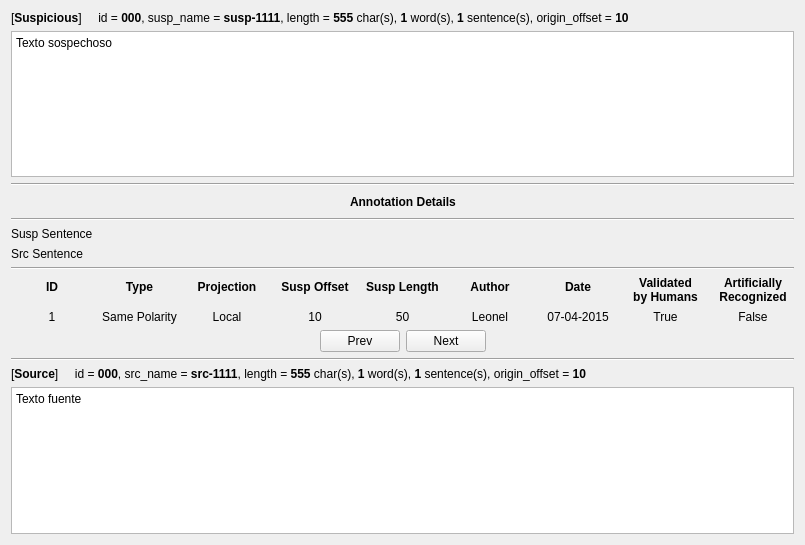
<?xml version="1.0" encoding="UTF-8"?>
<ui version="4.0">
 <class>Form</class>
 <widget class="QWidget" name="Form">
  <property name="geometry">
   <rect>
    <x>0</x>
    <y>0</y>
    <width>805</width>
    <height>545</height>
   </rect>
  </property>
  <property name="windowTitle">
   <string>Form</string>
  </property>
  <layout class="QGridLayout" name="gridLayout">
   <item row="0" column="0">
    <layout class="QVBoxLayout" name="verticalLayout_12">
     <item>
      <widget class="QLabel" name="lb_susp_info">
       <property name="text">
        <string>&lt;html&gt;&lt;head/&gt;&lt;body&gt;&lt;p&gt;[&lt;span style=&quot; font-weight:600;&quot;&gt;Suspicious&lt;/span&gt;] &amp;nbsp;&amp;nbsp;&amp;nbsp; id = &lt;span style=&quot; font-weight:600;&quot;&gt;000&lt;/span&gt;, susp_name = &lt;span style=&quot; font-weight:600;&quot;&gt;susp-1111&lt;/span&gt;, length = &lt;span style=&quot; font-weight:600;&quot;&gt;555&lt;/span&gt; char(s), &lt;span style=&quot; font-weight:600;&quot;&gt;1&lt;/span&gt; word(s), &lt;span style=&quot; font-weight:600;&quot;&gt;1&lt;/span&gt; sentence(s), origin_offset = &lt;span style=&quot; font-weight:600;&quot;&gt;10&lt;/span&gt;&lt;/p&gt;&lt;/body&gt;&lt;/html&gt;</string>
       </property>
      </widget>
     </item>
     <item>
      <widget class="QPlainTextEdit" name="text_susp">
       <property name="readOnly">
        <bool>true</bool>
       </property>
       <property name="plainText">
        <string>Texto sospechoso</string>
       </property>
      </widget>
     </item>
    </layout>
   </item>
   <item row="1" column="0">
    <widget class="Line" name="line_3">
     <property name="orientation">
      <enum>Qt::Horizontal</enum>
     </property>
    </widget>
   </item>
   <item row="2" column="0">
    <layout class="QHBoxLayout" name="horizontalLayout_3">
     <item>
      <spacer name="horizontalSpacer_3">
       <property name="orientation">
        <enum>Qt::Horizontal</enum>
       </property>
       <property name="sizeHint" stdset="0">
        <size>
         <width>40</width>
         <height>20</height>
        </size>
       </property>
      </spacer>
     </item>
     <item>
      <widget class="QLabel" name="label_2">
       <property name="text">
        <string>&lt;html&gt;&lt;head/&gt;&lt;body&gt;&lt;p&gt;&lt;span style=&quot; font-weight:600;&quot;&gt;Annotation Details&lt;/span&gt;&lt;/p&gt;&lt;/body&gt;&lt;/html&gt;</string>
       </property>
      </widget>
     </item>
     <item>
      <spacer name="horizontalSpacer_4">
       <property name="orientation">
        <enum>Qt::Horizontal</enum>
       </property>
       <property name="sizeHint" stdset="0">
        <size>
         <width>40</width>
         <height>20</height>
        </size>
       </property>
      </spacer>
     </item>
    </layout>
   </item>
   <item row="3" column="0">
    <widget class="Line" name="line">
     <property name="orientation">
      <enum>Qt::Horizontal</enum>
     </property>
    </widget>
   </item>
   <item row="4" column="0">
    <layout class="QVBoxLayout" name="verticalLayout">
     <item>
      <widget class="QLabel" name="lb_susp_sentenc">
       <property name="text">
        <string>Susp Sentence</string>
       </property>
      </widget>
     </item>
     <item>
      <widget class="QLabel" name="lb_src_sentence">
       <property name="text">
        <string>Src Sentence</string>
       </property>
      </widget>
     </item>
    </layout>
   </item>
   <item row="5" column="0">
    <widget class="Line" name="line_2">
     <property name="orientation">
      <enum>Qt::Horizontal</enum>
     </property>
    </widget>
   </item>
   <item row="6" column="0">
    <layout class="QHBoxLayout" name="horizontalLayout">
     <item>
      <layout class="QVBoxLayout" name="verticalLayout_2">
       <item>
        <widget class="QLabel" name="label_4">
         <property name="font">
          <font>
           <weight>75</weight>
           <bold>true</bold>
          </font>
         </property>
         <property name="text">
          <string>ID</string>
         </property>
         <property name="alignment">
          <set>Qt::AlignCenter</set>
         </property>
        </widget>
       </item>
       <item>
        <widget class="QLabel" name="lb_note_id">
         <property name="text">
          <string>1</string>
         </property>
         <property name="alignment">
          <set>Qt::AlignBottom|Qt::AlignHCenter</set>
         </property>
        </widget>
       </item>
      </layout>
     </item>
     <item>
      <layout class="QVBoxLayout" name="verticalLayout_3">
       <item>
        <widget class="QLabel" name="label_5">
         <property name="font">
          <font>
           <weight>75</weight>
           <bold>true</bold>
          </font>
         </property>
         <property name="text">
          <string>Type</string>
         </property>
         <property name="alignment">
          <set>Qt::AlignCenter</set>
         </property>
        </widget>
       </item>
       <item>
        <widget class="QLabel" name="lb_note_type">
         <property name="text">
          <string>Same Polarity</string>
         </property>
         <property name="alignment">
          <set>Qt::AlignBottom|Qt::AlignHCenter</set>
         </property>
        </widget>
       </item>
      </layout>
     </item>
     <item>
      <layout class="QVBoxLayout" name="verticalLayout_4">
       <item>
        <widget class="QLabel" name="label_6">
         <property name="font">
          <font>
           <weight>75</weight>
           <bold>true</bold>
          </font>
         </property>
         <property name="text">
          <string>Projection</string>
         </property>
         <property name="alignment">
          <set>Qt::AlignCenter</set>
         </property>
        </widget>
       </item>
       <item>
        <widget class="QLabel" name="lb_note_projection">
         <property name="text">
          <string>Local</string>
         </property>
         <property name="alignment">
          <set>Qt::AlignBottom|Qt::AlignHCenter</set>
         </property>
        </widget>
       </item>
      </layout>
     </item>
     <item>
      <layout class="QVBoxLayout" name="verticalLayout_5">
       <item>
        <widget class="QLabel" name="label_7">
         <property name="font">
          <font>
           <weight>75</weight>
           <bold>true</bold>
          </font>
         </property>
         <property name="text">
          <string>Susp Offset</string>
         </property>
         <property name="alignment">
          <set>Qt::AlignCenter</set>
         </property>
        </widget>
       </item>
       <item>
        <widget class="QLabel" name="lb_susp_offset">
         <property name="text">
          <string>10</string>
         </property>
         <property name="alignment">
          <set>Qt::AlignBottom|Qt::AlignHCenter</set>
         </property>
        </widget>
       </item>
      </layout>
     </item>
     <item>
      <layout class="QVBoxLayout" name="verticalLayout_6">
       <item>
        <widget class="QLabel" name="label_8">
         <property name="font">
          <font>
           <weight>75</weight>
           <bold>true</bold>
          </font>
         </property>
         <property name="text">
          <string>Susp Length</string>
         </property>
         <property name="alignment">
          <set>Qt::AlignCenter</set>
         </property>
        </widget>
       </item>
       <item>
        <widget class="QLabel" name="lb_susp_length">
         <property name="text">
          <string>50</string>
         </property>
         <property name="alignment">
          <set>Qt::AlignBottom|Qt::AlignHCenter</set>
         </property>
        </widget>
       </item>
      </layout>
     </item>
     <item>
      <layout class="QVBoxLayout" name="verticalLayout_7">
       <item>
        <widget class="QLabel" name="label_9">
         <property name="font">
          <font>
           <weight>75</weight>
           <bold>true</bold>
          </font>
         </property>
         <property name="text">
          <string>Author</string>
         </property>
         <property name="alignment">
          <set>Qt::AlignCenter</set>
         </property>
        </widget>
       </item>
       <item>
        <widget class="QLabel" name="lb_note_author">
         <property name="text">
          <string>Leonel</string>
         </property>
         <property name="alignment">
          <set>Qt::AlignBottom|Qt::AlignHCenter</set>
         </property>
        </widget>
       </item>
      </layout>
     </item>
     <item>
      <layout class="QVBoxLayout" name="verticalLayout_8">
       <item>
        <widget class="QLabel" name="label_10">
         <property name="font">
          <font>
           <weight>75</weight>
           <bold>true</bold>
          </font>
         </property>
         <property name="text">
          <string>Date</string>
         </property>
         <property name="alignment">
          <set>Qt::AlignCenter</set>
         </property>
        </widget>
       </item>
       <item>
        <widget class="QLabel" name="lb_note_date">
         <property name="text">
          <string>07-04-2015</string>
         </property>
         <property name="alignment">
          <set>Qt::AlignBottom|Qt::AlignHCenter</set>
         </property>
        </widget>
       </item>
      </layout>
     </item>
     <item>
      <layout class="QVBoxLayout" name="verticalLayout_9">
       <item>
        <widget class="QLabel" name="label_11">
         <property name="font">
          <font>
           <weight>75</weight>
           <bold>true</bold>
          </font>
         </property>
         <property name="text">
          <string>Validated 
by Humans</string>
         </property>
         <property name="alignment">
          <set>Qt::AlignCenter</set>
         </property>
        </widget>
       </item>
       <item>
        <widget class="QLabel" name="lb_note_human_val">
         <property name="text">
          <string>True</string>
         </property>
         <property name="alignment">
          <set>Qt::AlignBottom|Qt::AlignHCenter</set>
         </property>
        </widget>
       </item>
      </layout>
     </item>
     <item>
      <layout class="QVBoxLayout" name="verticalLayout_10">
       <item>
        <widget class="QLabel" name="label_12">
         <property name="font">
          <font>
           <weight>75</weight>
           <bold>true</bold>
          </font>
         </property>
         <property name="text">
          <string>Artificially
Recognized</string>
         </property>
         <property name="alignment">
          <set>Qt::AlignCenter</set>
         </property>
        </widget>
       </item>
       <item>
        <widget class="QLabel" name="lb_note_machine_recog">
         <property name="text">
          <string>False</string>
         </property>
         <property name="alignment">
          <set>Qt::AlignBottom|Qt::AlignHCenter</set>
         </property>
        </widget>
       </item>
      </layout>
     </item>
    </layout>
   </item>
   <item row="7" column="0">
    <layout class="QHBoxLayout" name="horizontalLayout_2">
     <item>
      <spacer name="horizontalSpacer">
       <property name="orientation">
        <enum>Qt::Horizontal</enum>
       </property>
       <property name="sizeHint" stdset="0">
        <size>
         <width>40</width>
         <height>20</height>
        </size>
       </property>
      </spacer>
     </item>
     <item>
      <widget class="QPushButton" name="btn_prev_note">
       <property name="text">
        <string>Prev</string>
       </property>
      </widget>
     </item>
     <item>
      <widget class="QPushButton" name="btn_next_note">
       <property name="text">
        <string>Next</string>
       </property>
      </widget>
     </item>
     <item>
      <spacer name="horizontalSpacer_2">
       <property name="orientation">
        <enum>Qt::Horizontal</enum>
       </property>
       <property name="sizeHint" stdset="0">
        <size>
         <width>40</width>
         <height>20</height>
        </size>
       </property>
      </spacer>
     </item>
    </layout>
   </item>
   <item row="8" column="0">
    <widget class="Line" name="line_4">
     <property name="orientation">
      <enum>Qt::Horizontal</enum>
     </property>
    </widget>
   </item>
   <item row="9" column="0">
    <layout class="QVBoxLayout" name="verticalLayout_13">
     <item>
      <widget class="QLabel" name="lb_src_info">
       <property name="text">
        <string>&lt;html&gt;&lt;head/&gt;&lt;body&gt;&lt;p&gt;[&lt;span style=&quot; font-weight:600;&quot;&gt;Source&lt;/span&gt;]     id = &lt;span style=&quot; font-weight:600;&quot;&gt;000&lt;/span&gt;, src_name = &lt;span style=&quot; font-weight:600;&quot;&gt;src-1111&lt;/span&gt;, length = &lt;span style=&quot; font-weight:600;&quot;&gt;555&lt;/span&gt; char(s), &lt;span style=&quot; font-weight:600;&quot;&gt;1&lt;/span&gt; word(s), &lt;span style=&quot; font-weight:600;&quot;&gt;1&lt;/span&gt; sentence(s), origin_offset = &lt;span style=&quot; font-weight:600;&quot;&gt;10&lt;/span&gt;&lt;/p&gt;&lt;/body&gt;&lt;/html&gt;</string>
       </property>
      </widget>
     </item>
     <item>
      <widget class="QPlainTextEdit" name="text_src">
       <property name="readOnly">
        <bool>true</bool>
       </property>
       <property name="plainText">
        <string>Texto fuente</string>
       </property>
      </widget>
     </item>
    </layout>
   </item>
  </layout>
 </widget>
 <resources/>
 <connections/>
</ui>
